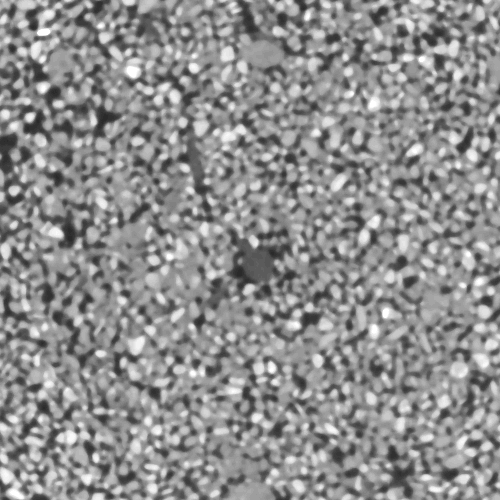
#> input picture Images/Bean Bucket 8bit image0002.tif, 500 x 500 px, given in place of Bean Bucket 8bit image0000.tif, which was not available
$ jupyter execute --allow-errors XCT_SubDataAnalysis_Notebook.ipynb
#> lines starting #> are read from the running program, lines starting #| are printed output that depends on the picture; after the words box and inside, x2 and y2 are one past the last pixel; in counts of white or black regions, pixels touching at a corner belong together; pictures that were not available may be replaced by others from this repository, and a replacement may not be noted
[cell 1]
# Import relevant modules needed for simple segmentation
#
import cv2 as cv
import numpy as np
from matplotlib import pyplot as plt
import copy
import time

[cell 2]
#================================================================;
#  Function-1: Write VTK file to visualize part of the XCT data  ;
#================================================================;
def write_VTK_file(vtk_fl_name, num_nodes, num_elements, nodes_per_element, \
                    coord_matrix, connectivity_matrix, mat_id_matrix):

    #------------------------------------------------;
    #  Write coord, connectivity, and scalar fields  ;
    #------------------------------------------------;
    fid = open(vtk_fl_name + '.vtk','w+')
    #
    fid.write('# vtk DataFile Version 2.0 \n') #Write the 'Header' for ASCII files; HEADER: Lines required in output file = '5'
    fid.write('Written using Python (TEST CASE) \n')
    fid.write('ASCII \n')
    fid.write('DATASET UNSTRUCTURED_GRID \n \n')
    #
    fid.write('POINTS ' + str(int(num_nodes)) + ' float \n') #Write the coordinate matrix -- Relative
    for i in range(0, num_nodes):
        fid.write(str(float(coord_matrix[i,0])) + ' ' + \
                    str(float(coord_matrix[i,1])) + ' ' + \
                    str(float(coord_matrix[i,2])) + '\n')
    fid.write('\n')
    #
    fid.write('CELLS ' + str(int(num_elements)) + ' ' + \
              str(int(num_elements*(nodes_per_element+1))) + ' \n') #Write the connectivity matrix
    for i in range(0, num_elements):
        fid.write(str(8) + ' ' + str(int(connectivity_matrix[i,0])) + \
                  ' ' + str(int(connectivity_matrix[i,1])) + \
                  ' ' + str(int(connectivity_matrix[i,2])) + \
                  ' ' + str(int(connectivity_matrix[i,3])) + \
                  ' ' + str(int(connectivity_matrix[i,4])) + \
                  ' ' + str(int(connectivity_matrix[i,5])) + \
                  ' ' + str(int(connectivity_matrix[i,6])) + \
                  ' ' + str(int(connectivity_matrix[i,7])) + '\n')
    fid.write('\n')
    #
    fid.write('CELL_TYPES ' + str(int(num_elements)) +  ' \n') #Write cell types VTK_HEXAHEDRON (=12)
    for i in range(0, num_elements):
        fid.write(str(12) + '\n')
    fid.write('\n')
    ## (https://stackoverflow.com/questions/30596972/with-vtk-python-api-add-multiple-scalars-to-unstructured-grid-cells)
    #
    fid.write('CELL_DATA ' + str(int(num_elements)) + ' \n') #Write permeability
    fid.write('SCALARS Material-ID FLOAT \n') #Write material ID
    fid.write('LOOKUP_TABLE default \n')
    for i in range(0, num_elements):
        fid.write(str(float(mat_id_matrix[i])) + '\n')
    fid.write('\n')
    #
    fid.close()

[cell 3]
#*****************************;
#  1. Paths and loading data  ;
#*****************************;
path       = '/Users/mudu605/Downloads/XCT/'
path_data  = path + 'Images/'
path_plots = path + 'Img_Binarize_v3/'

[cell 4]
#******************************************************************;
#  2. Mesh and connectivity specifics for visualizing in ParaView  ;
#******************************************************************;
Lx          = 30.35/1000 #30.35mm
Ly          = 30.35/1000 #30.35mm
Lz          = 30.35/1000 #30.35mm
#
XSeed       = 50+1 #51 nodes in X-dir
YSeed       = 50+1 #51 nodes in Y-dir
ZSeed       = 50+1 #51 nodes in Z-dir
#
xcoord_list = np.linspace(0,0.1*Lx,XSeed) #(51,)
ycoord_list = np.linspace(0,0.1*Ly,YSeed) #(51,)
zcoord_list = np.linspace(0,0.1*Lz,ZSeed) #(51,)
#
#Right-handed coordinate system
#Create coordinate matrix -- Structured grid
#https://bytebucket.org/pflotran/pflotran/wiki/Depreciated/Documentation/Files/user_manual.pdf?rev=f8f2c75ed07230a305fae0520ca63a9e6badd433
#Look into pg-90
num_nodes         = XSeed*YSeed*ZSeed #51*51*51 --> 132651
coord_list        = np.ndarray(shape = (num_nodes,3), dtype = float) #(132651,3) = (132651,3)
#
for k in range(0,ZSeed): #Z-dir
    for j in range(0,YSeed): #Y-dir
        for i in range(0,XSeed): #X-dir
            xcoord             = xcoord_list[i]
            ycoord             = ycoord_list[j]
            zcoord             = zcoord_list[k]
            #
            node               = i + j * XSeed + k * XSeed * YSeed #0-based coord
            coord_list[node,0] = xcoord
            coord_list[node,1] = ycoord
            coord_list[node,2] = zcoord
            #print(node, i, j, k, xcoord, ycoord, zcoord)

#Right-handed coordinate system
#Create connectivity matrix -- Structured grid
num_elements      = (XSeed - 1) * (YSeed - 1) * (ZSeed - 1) #50*50*50 = 125000
connectivity_list = np.ndarray(shape = (num_elements,8), dtype = int) #(125000,8)
#
counter = 0
for k in range(0,ZSeed-1): #Create connectivity matrix
    for j in range(0,YSeed-1):
        for i in range(0,XSeed-1):
            index                        = i + j * XSeed + k * XSeed * YSeed #Node number
            elem_index                   = i + j * (XSeed - 1) + k * (XSeed - 1) * (YSeed - 1) #Cell number
            #
            connectivity_list[counter,0] = index
            connectivity_list[counter,1] = index + 1
            connectivity_list[counter,2] = index + 1 + XSeed
            connectivity_list[counter,3] = index + XSeed
            connectivity_list[counter,4] = index + XSeed * YSeed
            connectivity_list[counter,5] = index + 1 + XSeed * YSeed
            connectivity_list[counter,6] = index + 1 + XSeed + XSeed * YSeed
            connectivity_list[counter,7] = index + XSeed + XSeed * YSeed
            #
            #print(counter,elem_index,i,j,k,index)
            counter                      = counter + 1
#> further down, img is the input picture: shape (500, 500); min 42, max 255, mean 142.5
#> `ret3,th3 = cv.threshold(blur,0,255,cv.THRESH_BINARY+cv.THRESH_OTSU)`:
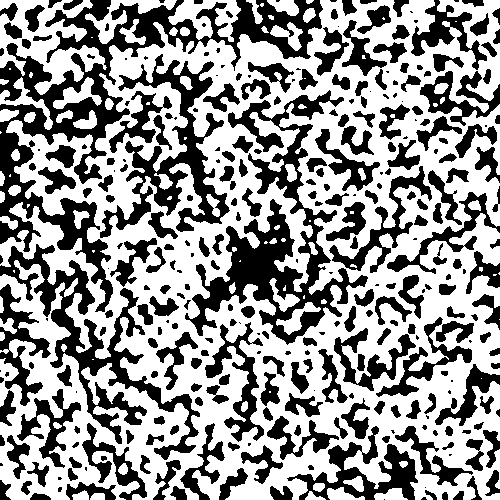
#> th3: shape (500, 500); 58.4% white; 314 black regions (78 under 20 px), largest, box (x1, y1, x2, y2) and area: (0, 0, 323, 312) 18092, (185, 90, 368, 345) 12004, (0, 244, 200, 460) 7959
#> `ret3,th3 = cv.threshold(blur,0,255,cv.THRESH_BINARY+cv.THRESH_OTSU)`: ret3 = 137
#> `plt.savefig(path_plots+ 'th3_' + str(stride) + '.png')`:
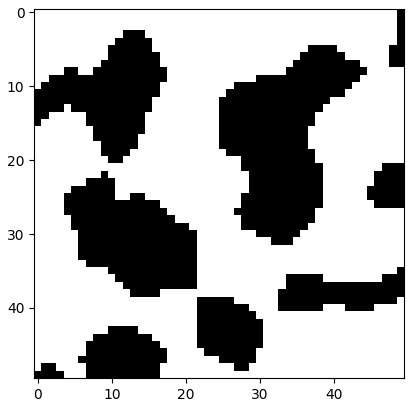
#> figure drawn by matplotlib, 1 panel
#> `plt.close(fig)`:
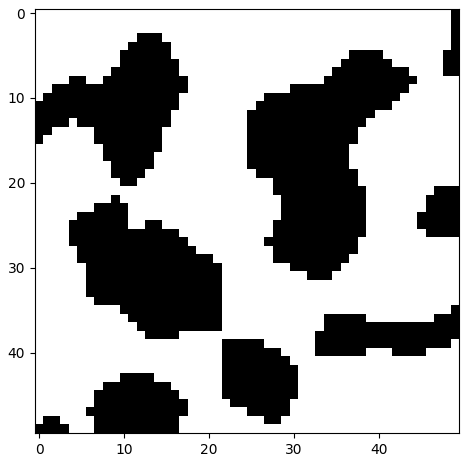
#> figure drawn by matplotlib, 1 panel
#> pass 2 of the loop `for stride in range(0,YSeed-1):`:
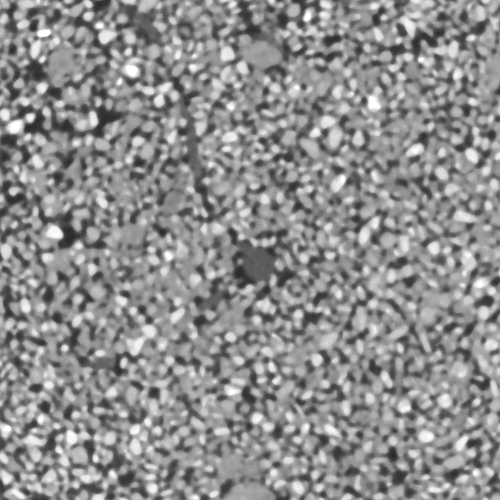
#> input picture Images/Bean Bucket 8bit image0004.tif, 500 x 500 px, given in place of Bean Bucket 8bit image0001.tif, which was not available
#> img is the input picture: shape (500, 500); min 42, max 255, mean 142.3
#> `ret3,th3 = cv.threshold(blur,0,255,cv.THRESH_BINARY+cv.THRESH_OTSU)`:
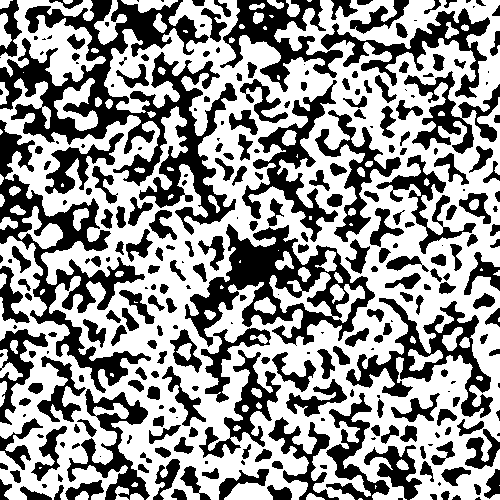
#> th3: shape (500, 500); 58% white; 293 black regions (73 under 20 px), largest, box (x1, y1, x2, y2) and area: (0, 0, 237, 235) 16802, (0, 120, 151, 393) 8753, (185, 224, 375, 347) 8472
#> `plt.close(fig)`:
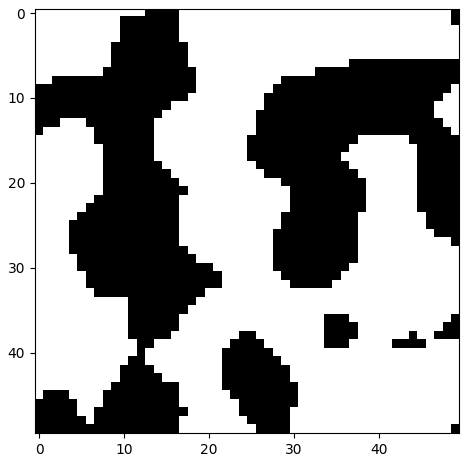
#> figure drawn by matplotlib, 1 panel

[cell 5]
#********************************************************************;
#  3. Get 2D images and stack it as 3D with ML-enabled thresholding  ;
#********************************************************************;
img_3d_stack = np.zeros((YSeed-1,ZSeed-1,XSeed-1), dtype = int) #(50,50,50) ordering for np array
th3_3d_stack = np.zeros((YSeed-1,ZSeed-1,XSeed-1), dtype = int) #(50,50,50) ordering for np array
#
#> (the rest of this cell did not finish here and is left out)

[cell 6]
fig = plt.figure()
ax = fig.add_subplot(111)
ax.imshow(img_3d_stack[49,:,:], 'gray')
fig.tight_layout()
plt.show()
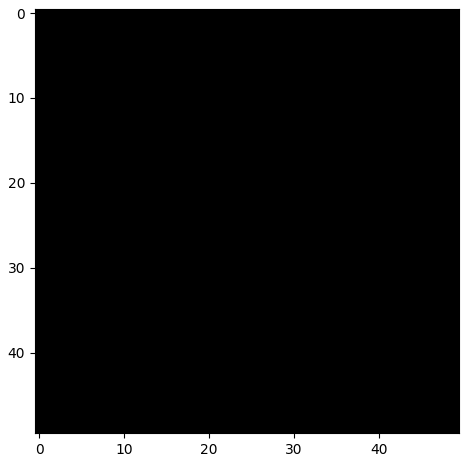
#> figure drawn by matplotlib, 1 panel

[cell 7]
fig = plt.figure()
ax = fig.add_subplot(111)
ax.imshow(th3_3d_stack[49,:,:], 'gray')
fig.tight_layout()
plt.show()

[cell 8]
#*******************************************************************;
#  4. Image binarization as VTK file and visualization in ParaView  ;
#*******************************************************************;
mat_id_list   = np.ndarray(shape = (num_elements,1), dtype = int) #(125000,1) #materials ids for h5 and VTK
th3_id_list   = np.ndarray(shape = (num_elements,1), dtype = int) #(125000,1) #materials ids for h5 and VTK
#
counter = 0
for k in range(0,ZSeed-1):
    for j in range(0,YSeed-1): #Y-dir
        for i in range(0,XSeed-1): #X-dir
            elem_index                = i + j * (XSeed - 1) + k * (XSeed - 1) * (YSeed - 1) #Cell number
            mat_id_list[elem_index,0] = img_3d_stack[j,k,i]
            th3_id_list[elem_index,0] = th3_3d_stack[j,k,i]

nodes_per_element = 8
vtk_fl_name       = path_plots + 'Th3_3D_file_v3'
#
write_VTK_file(vtk_fl_name, num_nodes, num_elements, nodes_per_element, \
                coord_list, connectivity_list, th3_id_list)
